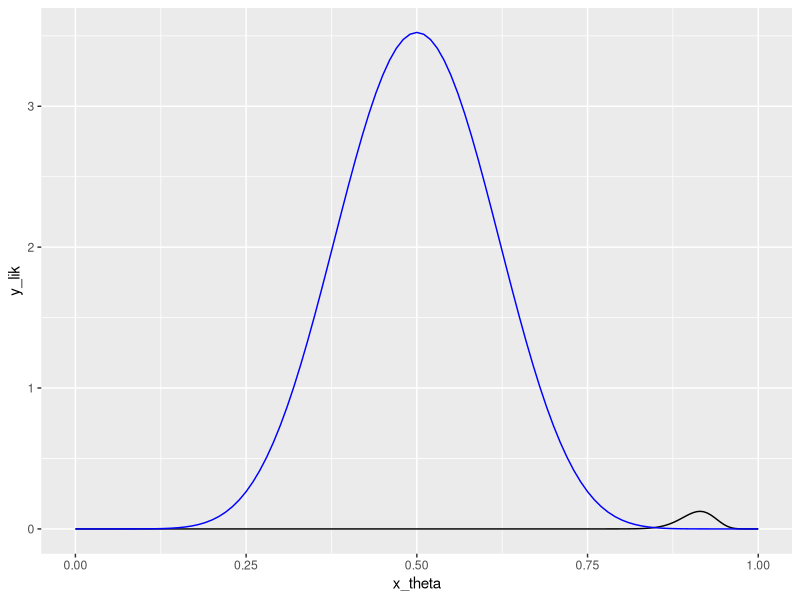

Here is the R script that generated this plot:
## ---- chunk 1
z <- qnorm(0.975)
theta_hat <- 118/129
var_theta_hat <- theta_hat*(1-theta_hat)/129
c(theta_hat - z*sqrt(var_theta_hat), theta_hat + z*sqrt(var_theta_hat))
## ---- chunk 2
c(qbeta(0.025, 119, 12), qbeta(0.975, 119, 12))
## ---- chunk 3
library(tidyverse)
likelihood <- function(theta, n, y){
  result = choose(n,y)*(theta^(y))*(1-theta)^((n -y))
  return(result)
}

x_theta = seq(from = 0, to=1, by=0.005)
y_lik = likelihood(x_theta, 129, 118)
df = data.frame(x_theta, y_lik)
ggplot(df, aes(x_theta, y_lik)) + geom_line() +
  stat_function(fun="dbeta", args = list(1,1), col="red") +
  stat_function(fun=dbeta, args = list(10, 10), col="blue") +
  stat_function(fun="dbeta", args = list(119, 12), col="green") +
  stat_function(fun="dbeta", args = list(128, 21), col="orange")
